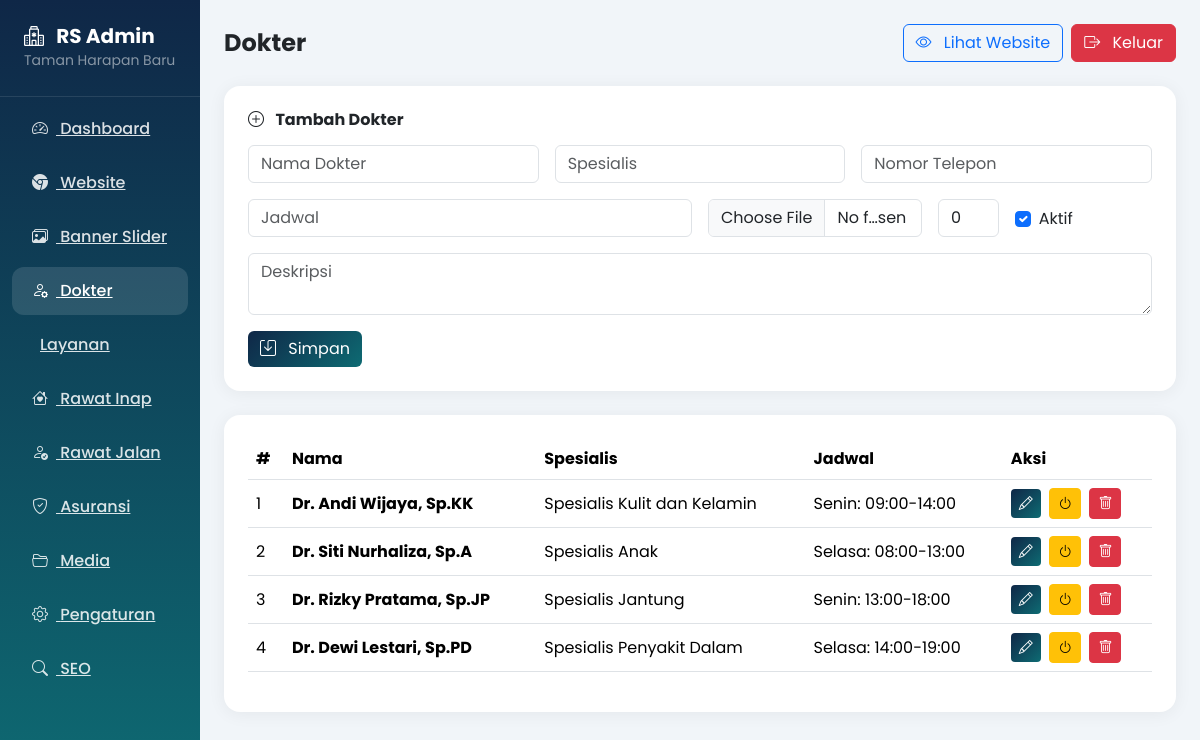
Page /admin.php?page=doctors (signed in) on the committed database.
### tables this page shows
CREATE TABLE IF NOT EXISTS `doctors` (
  `id` INT NOT NULL AUTO_INCREMENT,
  `name` VARCHAR(150) NOT NULL,
  `specialization` VARCHAR(150) NOT NULL,
  `photo_url` VARCHAR(255),
  `description` TEXT,
  `schedule` TEXT,
  `phone` VARCHAR(50),
  `sort_order` INT NOT NULL DEFAULT 0,
  `is_active` TINYINT(1) NOT NULL DEFAULT 1,
  `created_at` TIMESTAMP DEFAULT CURRENT_TIMESTAMP,
  `updated_at` TIMESTAMP DEFAULT CURRENT_TIMESTAMP ON UPDATE CURRENT_TIMESTAMP,
  PRIMARY KEY (`id`)
);

### config.php (called while the page is built, shortened)
<?php
function getDB() {
    static $pdo = null;
    if ($pdo === null) {
        try {
            $dsn = "mysql:host=" . DB_HOST . ";charset=utf8mb4";
            $pdo = new PDO($dsn, DB_USER, DB_PASS, [
                PDO::ATTR_ERRMODE => PDO::ERRMODE_EXCEPTION,
                PDO::ATTR_DEFAULT_FETCH_MODE => PDO::FETCH_ASSOC
            ]);
            $pdo->exec("CREATE DATABASE IF NOT EXISTS `" . DB_NAME . "` CHARACTER SET utf8mb4 COLLATE utf8mb4_unicode_ci");
            $pdo->exec("USE `" . DB_NAME . "`");
        } catch (PDOException $e) {
            die("Database connection failed: " . $e->getMessage());
        }
    }
    return $pdo;
}
function getDoctors($activeOnly = true) {
    $pdo = getDB();
    $sql = "SELECT * FROM doctors";
    $sql .= " ORDER BY sort_order ASC, id ASC";
    $stmt = $pdo->query($sql);
    return $stmt->fetchAll();
}

### admin.php (the view, shortened to what this page needs)
<?php
require_once 'config.php';
$page = $_GET['page'] ?? 'dashboard';
$action = $_GET['action'] ?? '';
$heroSlides = getHeroSlides(false);
$services = getServices(false);
$doctors = getDoctors(false);
$rooms = getRooms(false);
$editItem = null;
?>
<!DOCTYPE html>
<html lang="id">
<head>
    <link href="https://cdn.jsdelivr.net/npm/bootstrap@5.3.3/dist/css/bootstrap.min.css" rel="stylesheet">
    <link href="https://cdn.jsdelivr.net/npm/bootstrap-icons@1.11.3/font/bootstrap-icons.min.css" rel="stylesheet">
</head>
<body>
    <div class="container-fluid">
        <div class="row">
            <div class="col-lg-2 col-md-3 sidebar p-0">
                <div class="sidebar-brand">
                    <h5 class="fw-bold mb-0"><i class="bi bi-hospital me-2"></i> RS Admin</h5>
                    <small class="text-white-50">Taman Harapan Baru</small>
                </div>
                <nav class="mt-2">
                    <a href="?page=dashboard" class="nav-link-sidebar <?php echo $page === 'dashboard' ? 'active' : ''; ?>"><i class="bi bi-speedometer2 me-2"></i> Dashboard</a>
                    <a href="?page=website" class="nav-link-sidebar <?php echo $page === 'website' ? 'active' : ''; ?>"><i class="bi bi-browser-chrome me-2"></i> Website</a>
                    <a href="?page=banners" class="nav-link-sidebar <?php echo $page === 'banners' ? 'active' : ''; ?>"><i class="bi bi-images me-2"></i> Banner Slider</a>
                    <a href="?page=doctors" class="nav-link-sidebar <?php echo $page === 'doctors' ? 'active' : ''; ?>"><i class="bi bi-person-gear me-2"></i> Dokter</a>
                    <a href="?page=services" class="nav-link-sidebar <?php echo $page === 'services' ? 'active' : ''; ?>"><i class="bi bi-stethoscope me-2"></i> Layanan</a>
                    <a href="?page=rooms" class="nav-link-sidebar <?php echo $page === 'rooms' ? 'active' : ''; ?>"><i class="bi bi-house-heart me-2"></i> Rawat Inap</a>
                    <a href="?page=outpatient" class="nav-link-sidebar <?php echo $page === 'outpatient' ? 'active' : ''; ?>"><i class="bi bi-person-check me-2"></i> Rawat Jalan</a>
                    <a href="?page=insurances" class="nav-link-sidebar <?php echo $page === 'insurances' ? 'active' : ''; ?>"><i class="bi bi-shield-check me-2"></i> Asuransi</a>
                    <a href="?page=media" class="nav-link-sidebar <?php echo $page === 'media' ? 'active' : ''; ?>"><i class="bi bi-folder2-open me-2"></i> Media</a>
                    <a href="?page=settings" class="nav-link-sidebar <?php echo $page === 'settings' ? 'active' : ''; ?>"><i class="bi bi-gear me-2"></i> Pengaturan</a>
                    <a href="?page=seo" class="nav-link-sidebar <?php echo $page === 'seo' ? 'active' : ''; ?>"><i class="bi bi-search me-2"></i> SEO</a>
                </nav>
            </div>
            <div class="col-lg-10 col-md-9 p-4">
                <div class="d-flex justify-content-between align-items-center mb-4">
                    <h4 class="fw-bold text-dark mb-0">
                        <?php
                        $pageTitles = [
                            'dashboard' => 'Dashboard',
                            'website' => 'Website Builder',
                            'banners' => 'Banner Slider',
                            'doctors' => 'Dokter',
                            'services' => 'Layanan',
                            'rooms' => 'Rawat Inap',
                            'outpatient' => 'Rawat Jalan',
                            'insurances' => 'Asuransi',
                            'media' => 'Media Library',
                            'settings' => 'Pengaturan',
                            'seo' => 'SEO'
                        ];
                        echo $pageTitles[$page] ?? 'Dashboard';
                        ?>
                    </h4>
                    <div class="d-flex gap-2">
                        <a href="index.php" target="_blank" class="btn btn-outline-primary"><i class="bi bi-eye me-2"></i> Lihat Website</a>
                        <a href="?logout=1" class="btn btn-danger"><i class="bi bi-box-arrow-right me-2"></i> Keluar</a>
                    </div>
                </div>
                <?php if ($page === 'dashboard'): ?>
                    <div class="row g-4 mb-4">
                        <div class="col-lg-3 col-md-6">
                            <div class="card p-4">
                                <div class="d-flex justify-content-between align-items-center">
                                    <h6 class="text-muted mb-0">Dokter</h6>
                                    <i class="bi bi-person-gear fs-2" style="color: var(--primary);"></i>
                                </div>
                                <h3 class="fw-bold mt-2 mb-0" style="color: var(--primary);"><?php echo count($doctors); ?></h3>
                            </div>
                        </div>
                        <div class="col-lg-3 col-md-6">
                            <div class="card p-4">
                                <div class="d-flex justify-content-between align-items-center">
                                    <h6 class="text-muted mb-0">Layanan</h6>
                                    <i class="bi bi-stethoscope fs-2" style="color: var(--secondary);"></i>
                                </div>
                                <h3 class="fw-bold mt-2 mb-0" style="color: var(--secondary);"><?php echo count($services); ?></h3>
                            </div>
                        </div>
                        <div class="col-lg-3 col-md-6">
                            <div class="card p-4">
                                <div class="d-flex justify-content-between align-items-center">
                                    <h6 class="text-muted mb-0">Banner</h6>
                                    <i class="bi bi-images fs-2" style="color: var(--accent);"></i>
                                </div>
                                <h3 class="fw-bold mt-2 mb-0" style="color: var(--accent);"><?php echo count($heroSlides); ?></h3>
                            </div>
                        </div>
                        <div class="col-lg-3 col-md-6">
                            <div class="card p-4">
                                <div class="d-flex justify-content-between align-items-center">
                                    <h6 class="text-muted mb-0">Kamar</h6>
                                    <i class="bi bi-house-heart fs-2" style="color: #2FA86B;"></i>
                                </div>
                                <h3 class="fw-bold mt-2 mb-0" style="color: #2FA86B;"><?php echo count($rooms); ?></h3>
                            </div>
                        </div>
                    </div>
                    <div class="card p-4">
                        <h6 class="fw-bold mb-3">Aksi Cepat</h6>
                        <div class="row g-2">
                            <div class="col-md-3"><a href="?page=banners" class="btn btn-primary w-100"><i class="bi bi-plus-lg me-2"></i> Tambah Banner</a></div>
                            <div class="col-md-3"><a href="?page=doctors" class="btn btn-outline-primary w-100"><i class="bi bi-person-plus me-2"></i> Tambah Dokter</a></div>
                            <div class="col-md-3"><a href="index.php" class="btn btn-accent w-100" target="_blank"><i class="bi bi-eye me-2"></i> Lihat Website</a></div>
                            <div class="col-md-3"><a href="?page=settings" class="btn btn-outline-secondary w-100"><i class="bi bi-gear me-2"></i> Pengaturan</a></div>
                        </div>
                    </div>
                <?php elseif ($page === 'doctors'): ?>
                    <?php if ($action === 'edit' && $editItem): ?>
                        <div class="card p-4 mb-4">
                            <h6 class="fw-bold mb-3"><i class="bi bi-pencil-square me-2"></i> Edit Dokter</h6>
                            <form method="POST" action="?page=doctors&action=edit&id=<?php echo $editItem['id']; ?>" enctype="multipart/form-data">
                                <div class="row g-3">
                                    <div class="col-md-4"><input type="text" class="form-control" name="name" placeholder="Nama Dokter" required value="<?php echo htmlspecialchars($editItem['name'] ?? ''); ?>"></div>
                                    <div class="col-md-4"><input type="text" class="form-control" name="specialization" placeholder="Spesialis" required value="<?php echo htmlspecialchars($editItem['specialization'] ?? ''); ?>"></div>
                                    <div class="col-md-4"><input type="text" class="form-control" name="phone" placeholder="Nomor Telepon" value="<?php echo htmlspecialchars($editItem['phone'] ?? ''); ?>"></div>
                                    <div class="col-md-6"><input type="text" class="form-control" name="schedule" placeholder="Jadwal" value="<?php echo htmlspecialchars($editItem['schedule'] ?? ''); ?>"></div>
                                    <div class="col-md-3"><input type="file" class="form-control" name="photo" accept="image/*"></div>
                                    <div class="col-md-1"><input type="number" class="form-control" name="sort_order" placeholder="Urutan" value="<?php echo $editItem['sort_order'] ?? 0; ?>"></div>
                                    <div class="col-md-2">
                                        <div class="form-check mt-2">
                                            <input class="form-check-input" type="checkbox" name="is_active" <?php echo $editItem['is_active'] ? 'checked' : ''; ?>>
                                            <label class="form-check-label">Aktif</label>
                                        </div>
                                    </div>
                                    <div class="col-12"><textarea class="form-control" name="description" placeholder="Deskripsi" rows="2"><?php echo htmlspecialchars($editItem['description'] ?? ''); ?></textarea></div>
                                    <div class="col-md-3">
                                        <button type="submit" class="btn btn-primary"><i class="bi bi-save me-2"></i> Update</button>
                                    </div>
                                    <div class="col-md-12">
                                        <a href="?page=doctors" class="btn btn-outline-secondary"><i class="bi bi-arrow-left me-2"></i> Kembali</a>
                                    </div>
                                </div>
                            </form>
                        </div>
                    <?php else: ?>
                        <div class="card p-4 mb-4">
                            <h6 class="fw-bold mb-3"><i class="bi bi-plus-circle me-2"></i> Tambah Dokter</h6>
                            <form method="POST" action="?page=doctors&action=add" enctype="multipart/form-data">
                                <div class="row g-3">
                                    <div class="col-md-4"><input type="text" class="form-control" name="name" placeholder="Nama Dokter" required></div>
                                    <div class="col-md-4"><input type="text" class="form-control" name="specialization" placeholder="Spesialis" required></div>
                                    <div class="col-md-4"><input type="text" class="form-control" name="phone" placeholder="Nomor Telepon"></div>
                                    <div class="col-md-6"><input type="text" class="form-control" name="schedule" placeholder="Jadwal"></div>
                                    <div class="col-md-3"><input type="file" class="form-control" name="photo" accept="image/*"></div>
                                    <div class="col-md-1"><input type="number" class="form-control" name="sort_order" placeholder="Urutan" value="0"></div>
                                    <div class="col-md-2">
                                        <div class="form-check mt-2">
                                            <input class="form-check-input" type="checkbox" name="is_active" checked>
                                            <label class="form-check-label">Aktif</label>
                                        </div>
                                    </div>
                                    <div class="col-12"><textarea class="form-control" name="description" placeholder="Deskripsi" rows="2"></textarea></div>
                                    <div class="col-md-3"><button type="submit" class="btn btn-primary"><i class="bi bi-save me-2"></i> Simpan</button></div>
                                </div>
                            </form>
                        </div>
                        <div class="card p-4">
                            <div class="table-responsive">
                                <table class="table align-middle">
                                    <thead><tr><th>#</th><th>Nama</th><th>Spesialis</th><th>Jadwal</th><th>Aksi</th></tr></thead>
                                    <tbody>
                                        <?php foreach ($doctors as $i => $doc): ?>
                                            <tr>
                                                <td><?php echo $i+1; ?></td>
                                                <td><strong><?php echo htmlspecialchars($doc['name']); ?></strong></td>
                                                <td><?php echo htmlspecialchars($doc['specialization']); ?></td>
                                                <td><?php echo htmlspecialchars($doc['schedule'] ?? '-'); ?></td>
                                                <td>
                                                    <a href="?page=doctors&action=edit&id=<?php echo $doc['id']; ?>" class="btn btn-sm btn-primary me-1"><i class="bi bi-pencil"></i></a>
                                                    <a href="?page=doctors&action=toggle_active&id=<?php echo $doc['id']; ?>" class="btn btn-sm btn-warning me-1"><i class="bi bi-power"></i></a>
                                                    <a href="?page=doctors&action=delete&id=<?php echo $doc['id']; ?>" class="btn btn-sm btn-danger" onclick="return confirm('Hapus dokter ini?');"><i class="bi bi-trash"></i></a>
                                                </td>
                                            </tr>
                                        <?php endforeach; ?>
                                    </tbody>
                                </table>
                            </div>
                        </div>
                    <?php endif; ?>
                <?php endif; ?>
            </div>
        </div>
    </div>
</body>
</html>

### rows in the picture
doctors: name "Dr. Andi Wijaya, Sp.KK", specialization "Spesialis Kulit dan Kelamin", schedule "Senin: 09:00-14:00"
doctors: name "Dr. Siti Nurhaliza, Sp.A", specialization "Spesialis Anak", schedule "Selasa: 08:00-13:00"
doctors: name "Dr. Rizky Pratama, Sp.JP", specialization "Spesialis Jantung", schedule "Senin: 13:00-18:00"
doctors: name "Dr. Dewi Lestari, Sp.PD", specialization "Spesialis Penyakit Dalam", schedule "Selasa: 14:00-19:00"

### other values in the picture
$pageTitles[$page] "Dokter"
